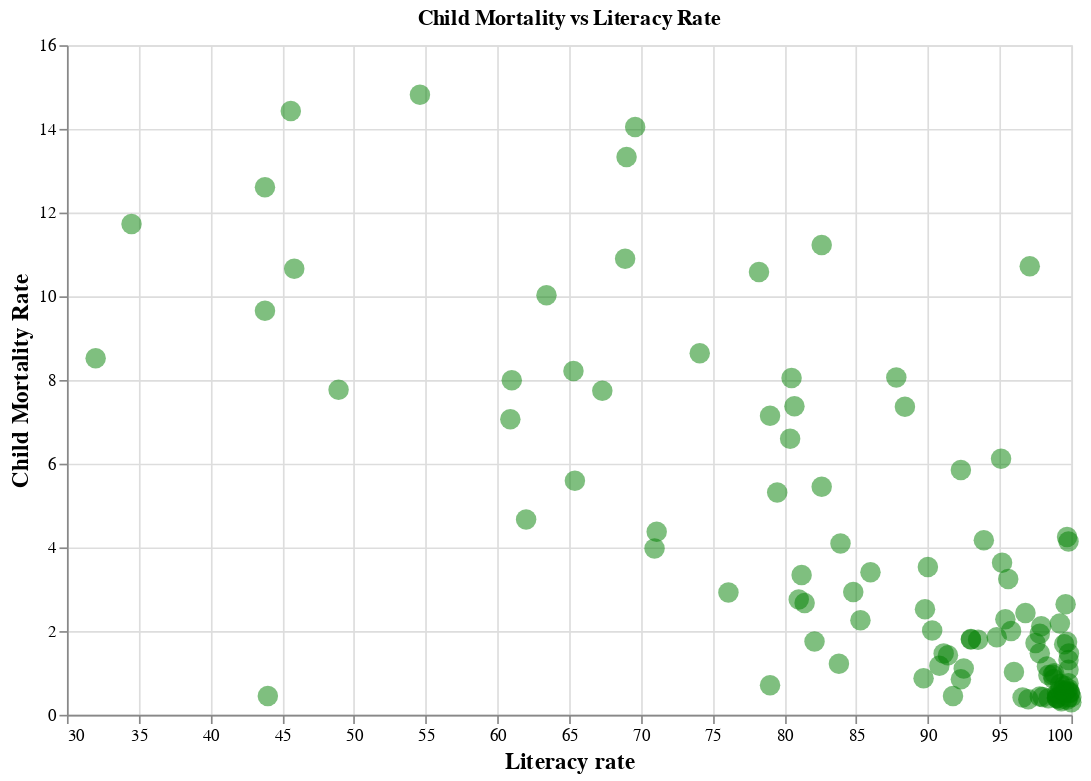

The notebook cell saved with this chart:
### Code cell
merged_df_1 = pd.merge(other_data, child_death, on = 'Country name')
merged_df_1 = merged_df_1[merged_df_1['Year'] == 2011]



chart = alt.Chart(merged_df_1).mark_circle(
    size=150, color = 'green', opacity = 0.5
).encode(
    x=alt.X('Literacy rate (2011)', title = 'Literacy rate', axis = alt.Axis(titleFont = 'Helvetica', titleFontSize = 14, labelFont = 'Helvetica'), scale=alt.Scale(zero=False)),
    y=alt.Y('Child mortality rate', title = 'Child Mortality Rate', axis = alt.Axis(titleFont = 'Helvetica', titleFontSize = 14, labelFont = 'Helvetica'), scale=alt.Scale(zero=False)),
    tooltip=['Country name', 'Literacy rate (2011)', 'Child mortality rate']  # Optional tooltips
).properties(
    width=600,
    height=400,
    title='Child Mortality vs Literacy Rate'
)



# rect_patch = alt.Chart(pd.DataFrame({'x': [0.5], 'y': [0.5], 'width': [0.5], 'height': [0.5]})).mark_rect(fill='lightblue', opacity=0.5).encode(
#     x=alt.X('x:O', axis=None),
#     y=alt.Y('y:O', axis=None),
#     x2='x2:O',
#     y2='y2:O'
# )

alt.themes.enable('latimes') 

combined = chart 
combined.display()

### Figure 1 — Vega-Lite specification as saved in the notebook (floating-point values rounded to 4 significant figures; data arrays with more than 128 entries replaced by an {"elided": "..."} marker saying what was removed)
{"usermeta": {"embedOptions": {"theme": "latimes"}}, "config": {"view": {"continuousWidth": 300, "continuousHeight": 300}}, "data": {"name": "data-ce1df79359e5447868b641a8def65b3d"}, "mark": {"type": "circle", "color": "green", "opacity": 0.5, "size": 150}, "encoding": {"tooltip": [{"field": "Country name", "type": "nominal"}, {"field": "Literacy rate (2011)", "type": "quantitative"}, {"field": "Child mortality rate", "type": "quantitative"}], "x": {"axis": {"labelFont": "Helvetica", "titleFont": "Helvetica", "titleFontSize": 14}, "field": "Literacy rate (2011)", "scale": {"zero": false}, "title": "Literacy rate", "type": "quantitative"}, "y": {"axis": {"labelFont": "Helvetica", "titleFont": "Helvetica", "titleFontSize": 14}, "field": "Child mortality rate", "scale": {"zero": false}, "title": "Child Mortality Rate", "type": "quantitative"}}, "height": 400, "title": "Child Mortality vs Literacy Rate", "width": 600, "$schema": "https://vega.github.io/schema/vega-lite/v5.15.1.json", "datasets": {"data-ce1df79359e5447868b641a8def65b3d": {"elided": "210 records"}}}
